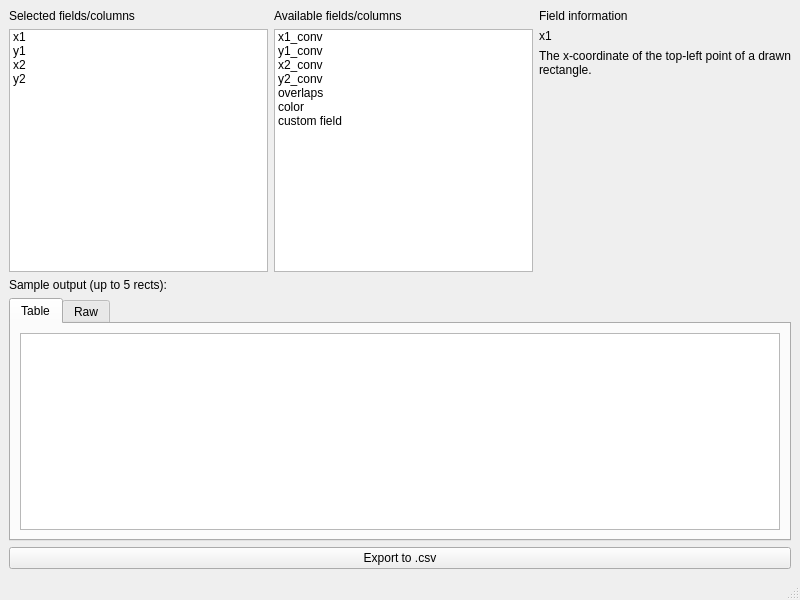
<?xml version="1.0" encoding="UTF-8"?>
<ui version="4.0">
 <class>MainWindow</class>
 <widget class="QMainWindow" name="MainWindow">
  <property name="geometry">
   <rect>
    <x>0</x>
    <y>0</y>
    <width>800</width>
    <height>600</height>
   </rect>
  </property>
  <property name="windowTitle">
   <string>MainWindow</string>
  </property>
  <widget class="QWidget" name="centralwidget">
   <layout class="QGridLayout" name="gridLayout">
    <item row="1" column="2">
     <layout class="QVBoxLayout" name="verticalLayout_3">
      <item>
       <widget class="QLabel" name="selected_field_label">
        <property name="sizePolicy">
         <sizepolicy hsizetype="Preferred" vsizetype="Fixed">
          <horstretch>0</horstretch>
          <verstretch>0</verstretch>
         </sizepolicy>
        </property>
        <property name="text">
         <string>x1</string>
        </property>
        <property name="alignment">
         <set>Qt::AlignLeading|Qt::AlignLeft|Qt::AlignVCenter</set>
        </property>
       </widget>
      </item>
      <item>
       <widget class="QLabel" name="selected_info_label">
        <property name="text">
         <string>The x-coordinate of the top-left point of a drawn rectangle.</string>
        </property>
        <property name="alignment">
         <set>Qt::AlignLeading|Qt::AlignLeft|Qt::AlignTop</set>
        </property>
        <property name="wordWrap">
         <bool>true</bool>
        </property>
       </widget>
      </item>
     </layout>
    </item>
    <item row="0" column="2">
     <widget class="QLabel" name="label_4">
      <property name="text">
       <string>Field information</string>
      </property>
     </widget>
    </item>
    <item row="2" column="0" colspan="2">
     <widget class="QLabel" name="label_3">
      <property name="text">
       <string>Sample output (up to 5 rects):</string>
      </property>
     </widget>
    </item>
    <item row="0" column="1">
     <widget class="QLabel" name="label_2">
      <property name="text">
       <string>Available fields/columns</string>
      </property>
     </widget>
    </item>
    <item row="0" column="0">
     <widget class="QLabel" name="label">
      <property name="text">
       <string>Selected fields/columns</string>
      </property>
     </widget>
    </item>
    <item row="1" column="0">
     <widget class="QListWidget" name="selected_fields_list">
      <property name="dragDropMode">
       <enum>QAbstractItemView::DragDrop</enum>
      </property>
      <property name="defaultDropAction">
       <enum>Qt::MoveAction</enum>
      </property>
      <item>
       <property name="text">
        <string>x1</string>
       </property>
      </item>
      <item>
       <property name="text">
        <string>y1</string>
       </property>
      </item>
      <item>
       <property name="text">
        <string>x2</string>
       </property>
      </item>
      <item>
       <property name="text">
        <string>y2</string>
       </property>
      </item>
     </widget>
    </item>
    <item row="1" column="1">
     <widget class="QListWidget" name="available_fields_list">
      <property name="dragDropMode">
       <enum>QAbstractItemView::DragDrop</enum>
      </property>
      <property name="defaultDropAction">
       <enum>Qt::MoveAction</enum>
      </property>
      <item>
       <property name="text">
        <string>x1_conv</string>
       </property>
      </item>
      <item>
       <property name="text">
        <string>y1_conv</string>
       </property>
      </item>
      <item>
       <property name="text">
        <string>x2_conv</string>
       </property>
      </item>
      <item>
       <property name="text">
        <string>y2_conv</string>
       </property>
      </item>
      <item>
       <property name="text">
        <string>overlaps</string>
       </property>
      </item>
      <item>
       <property name="text">
        <string>color</string>
       </property>
      </item>
      <item>
       <property name="text">
        <string>custom field</string>
       </property>
      </item>
     </widget>
    </item>
    <item row="3" column="0" colspan="3">
     <widget class="QTabWidget" name="tabWidget">
      <property name="currentIndex">
       <number>0</number>
      </property>
      <widget class="QWidget" name="tab">
       <attribute name="title">
        <string>Table</string>
       </attribute>
       <layout class="QVBoxLayout" name="verticalLayout">
        <item>
         <widget class="QTableView" name="sample_output_table"/>
        </item>
       </layout>
      </widget>
      <widget class="QWidget" name="tab_2">
       <attribute name="title">
        <string>Raw</string>
       </attribute>
       <layout class="QVBoxLayout" name="verticalLayout_2">
        <item>
         <widget class="QPlainTextEdit" name="sample_output_raw">
          <property name="font">
           <font>
            <family>Consolas</family>
            <pointsize>10</pointsize>
           </font>
          </property>
          <property name="plainText">
           <string>x1,y1,33
sdfsdfsdfsdf
sdf
dfs
df</string>
          </property>
         </widget>
        </item>
       </layout>
      </widget>
     </widget>
    </item>
    <item row="4" column="0" colspan="3">
     <widget class="QPushButton" name="advanced_export_button">
      <property name="text">
       <string>Export to .csv</string>
      </property>
     </widget>
    </item>
   </layout>
  </widget>
  <widget class="QMenuBar" name="menubar">
   <property name="geometry">
    <rect>
     <x>0</x>
     <y>0</y>
     <width>800</width>
     <height>26</height>
    </rect>
   </property>
  </widget>
  <widget class="QStatusBar" name="statusbar"/>
 </widget>
 <resources/>
 <connections/>
</ui>
